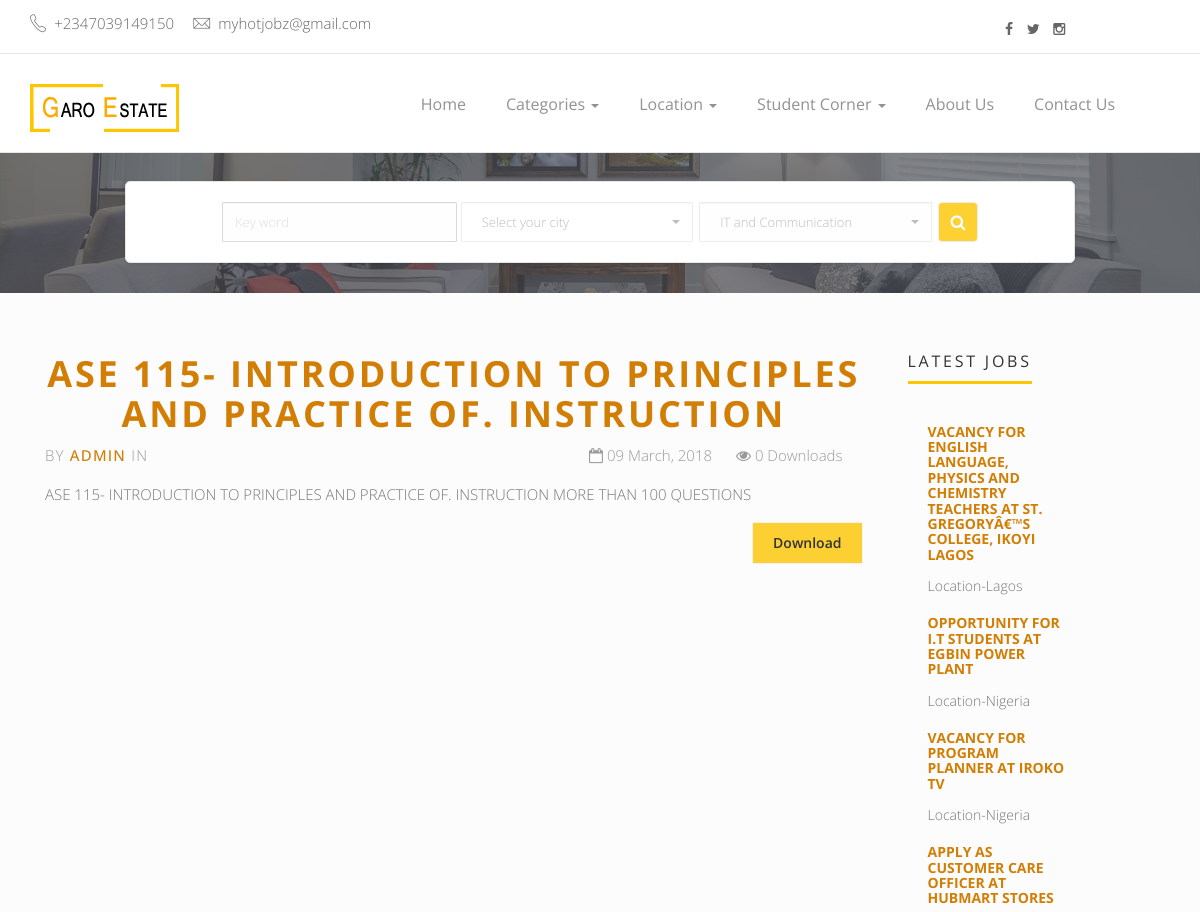
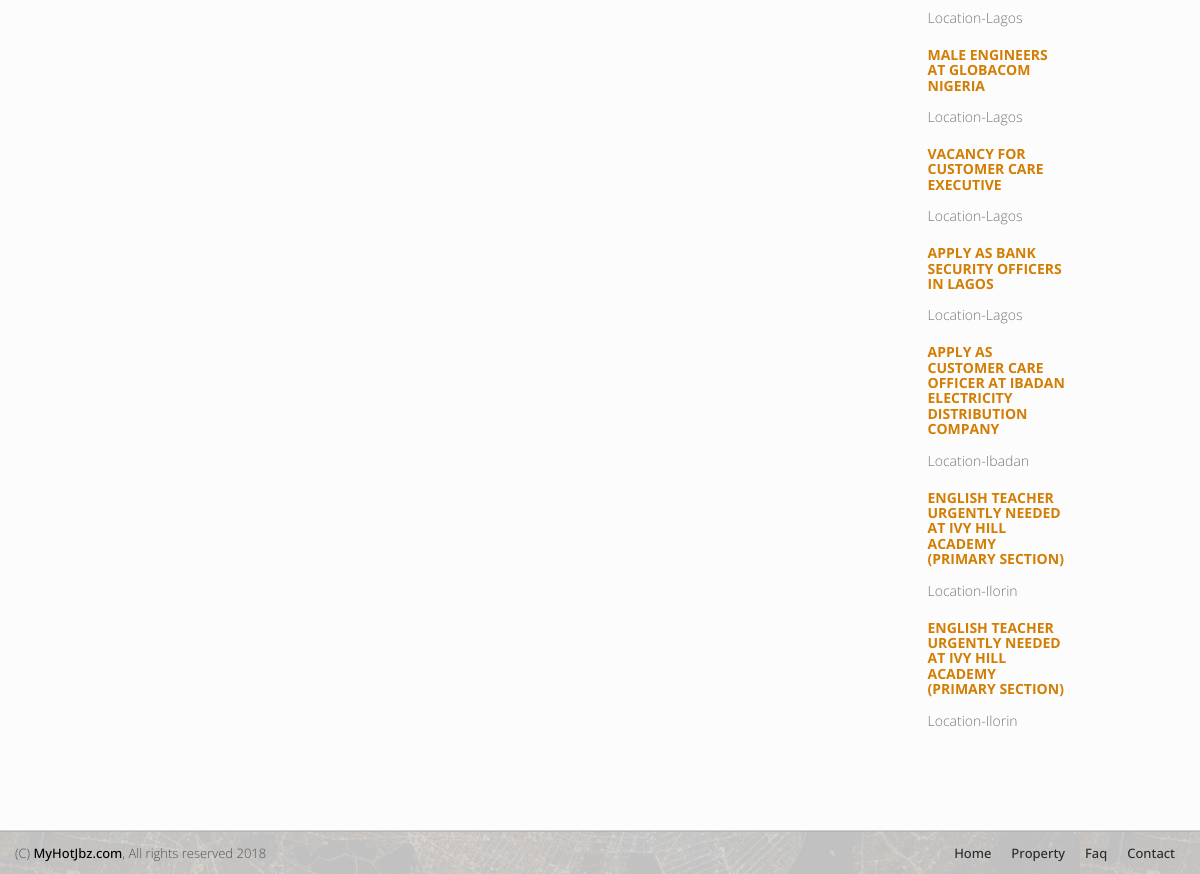
/course_sch.php, run on the app's committed database (2 pictures, top to bottom).
### tables this page shows
CREATE TABLE IF NOT EXISTS `cate` (
  `id` int(11) NOT NULL,
  `job_cate` varchar(255) NOT NULL
);

CREATE TABLE IF NOT EXISTS `docs` (
  `id` int(11) NOT NULL,
  `title` varchar(255) NOT NULL,
  `detail` varchar(255) NOT NULL,
  `path` varchar(255) NOT NULL,
  `download` int(11) NOT NULL,
  `date` varchar(255) NOT NULL,
  `type` varchar(255) NOT NULL
);

CREATE TABLE IF NOT EXISTS `jobs` (
  `id` int(11) NOT NULL,
  `job_cate` varchar(255) NOT NULL,
  `name` varchar(255) NOT NULL,
  `email` varchar(255) NOT NULL,
  `job_title` varchar(255) NOT NULL,
  `demo` text NOT NULL,
  `job_des` varchar(25500) NOT NULL,
  `job_loc` varchar(255) NOT NULL,
  `job_deadline` varchar(255) NOT NULL,
  `job_contact` varchar(255) NOT NULL,
  `ext_link` varchar(255) NOT NULL,
  `hit` int(11) NOT NULL,
  `date` varchar(255) NOT NULL
);

### public/course_sch.php (the view, shortened to what this page needs)
<?php
include 'head.php';
?>
        <div class="page-head">
            <div class="container"><br>
                <div class="search-form col-md-10 col-md-offset-1">
<center>
                            <form action="result.php" class=" form-inline">
                                <div class="form-group">
                                    <input type="text" class="form-control" placeholder="Key word">
                                </div>
                                <div class="form-group">
                                </div>
                                <div class="form-group">
                                    <select id="basic" class="selectpicker show-tick form-control">
                                        <?php
                    $set = mysqli_query($conn, "SELECT * FROM cate");
                    while($rw = mysqli_fetch_assoc($set)){
                    ?>
                    <option value="<?php echo $rw['job_cate']; ?>"> <?php echo $rw['job_cate']; ?> </option>
                    <?php
                        }
                    ?>
                                    </select>
                                </div>
                                <button class="btn search-btn" type="submit"><i class="fa fa-search"></i></button>
                            </form>
    </center>
                        </div>
            </div>
        </div>
        <div class="content-area blog-page padding-top-40" style="background-color: #FCFCFC; padding-bottom: 55px;">
            <div class="container">
                <div class="row">
                    <div class="blog-lst col-md-9">
                        <?php
                        $accro = $_GET['accro'];
                        $get_post = mysqli_query($conn, "SELECT * FROM docs WHERE type = '$accro' ORDER BY id DESC
                        ");
                        while($row = mysqli_fetch_assoc($get_post)){
                        ?>
                        <section class="post">
                            <div class="text-center padding-b-50">
                                <h2 class="animated"><a href=""><?php echo $row['title']; ?></a></h2>
                            </div>
                            <div class="row">
                                <div class="col-sm-6">
                                    <p class="author-category">
                                       By <a href="#">Admin</a>
                                        in <a href="cate.php?job_cate=<?php echo $row['type']; ?>"><?php echo $row['type']; ?></a>
                                    </p>
                                </div>
                                <div class="col-sm-6 right" >
                                    <p class="date-comments">
                                        <a href="#"><i class="fa fa-calendar-o"></i> <?php echo $row['date']; ?></a>
                                        <a href="#"><i class="fa fa-eye"></i> <?php echo $row['download']; ?> Downloads</a>
                                    </p>
                                </div>
                            </div>
                            <p class="intro"><?php echo $row['detail']; ?></p>
                            <p class="read-more">
                                <a href="doc/<?php echo $row['path']; ?>" class="btn btn-default btn-border">Download</a>
                            </p>
                        </section>
<?php } ?>
                    </div>
                    <div class="blog-asside-right col-md-3">
                           <div class="panel panel-default sidebar-menu ">
                                <div class="panel-heading">
                                    <h3 class="panel-title">Latest Jobs</h3>
                                </div>
                                <div class="panel-body recent-property-widget">
                                        <ul>
                                            <?php
                                    $get_post = mysqli_query($conn, "SELECT * FROM jobs ORDER BY id DESC LIMIT 10");
                                    while($row = mysqli_fetch_assoc($get_post)){
                                            ?>
                                        <li>
                                            <div class="col-md-8 col-sm-8 col-xs-8 blg-entry">
                                                <h6> <a href="view.php?id=<?php echo $row['id']; ?>"><?php echo $row['job_title']; ?> </a></h6>
                                                <span class="property-price">Location-<?php echo $row['job_loc']; ?></span>
                                            </div>
                                        </li>
                                            <?php } ?>
                                    </ul>
                                </div>
                            </div>
                    </div>
                </div>
            </div>
        </div>
        <?php  include 'footer.php'; ?>
    </body>
</html>

### data on the page
cate: job_cate "IT and Communication"
docs: title "ASE 115- INTRODUCTION TO PRINCIPLES AND PRACTICE OF. INSTRUCTION", date "09 March, 2018", download "0", detail "ASE 115- INTRODUCTION TO PRINCIPLES AND PRACTICE OF. INSTRUCTION MORE THAN 100 QUESTIONS"
jobs: job_title "VACANCY FOR ENGLISH LANGUAGE, PHYSICS AND CHEMISTRY TEACHERS AT ST. GREGORYÂ€™S COLLEGE, IKOYI LAGOS", job_loc "Lagos"
jobs: job_title "OPPORTUNITY FOR I.T STUDENTS AT EGBIN POWER PLANT", job_loc "Nigeria"
jobs: job_title "VACANCY FOR PROGRAM PLANNER AT IROKO TV", job_loc "Nigeria"
jobs: job_title "APPLY AS CUSTOMER CARE OFFICER AT HUBMART STORES", job_loc "Lagos"
jobs: job_title "MALE ENGINEERS AT GLOBACOM NIGERIA", job_loc "Lagos"
jobs: job_title "VACANCY FOR CUSTOMER CARE EXECUTIVE", job_loc "Lagos"
jobs: job_title "APPLY AS BANK SECURITY OFFICERS IN LAGOS", job_loc "Lagos"
jobs: job_title "APPLY AS CUSTOMER CARE OFFICER AT IBADAN ELECTRICITY DISTRIBUTION COMPANY", job_loc "Ibadan"
jobs: job_title "ENGLISH TEACHER URGENTLY NEEDED AT IVY HILL ACADEMY (PRIMARY SECTION)", job_loc "Ilorin"
jobs: job_title "ENGLISH TEACHER URGENTLY NEEDED AT IVY HILL ACADEMY (PRIMARY SECTION)", job_loc "Ilorin"
